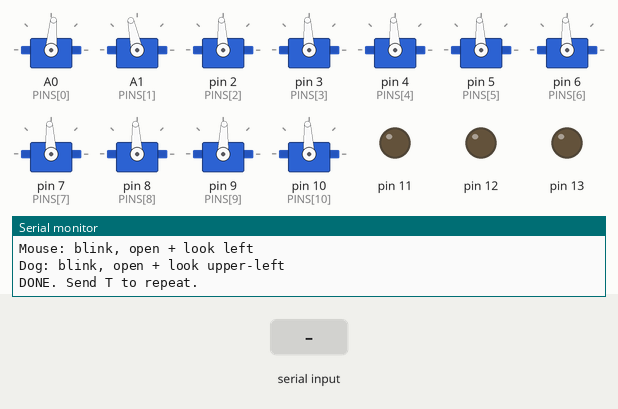
The sketch below on a simulated Arduino Uno, built with avr-gcc and run on an emulated ATmega328P. Parts: 11 × servo, output pins drawn as LEDs (lit = HIGH), the last lines printed to the serial monitor. The inputs (shaded band) are chosen by the test bench.

Above: at 12.5 s.
12.6 s: "T" received over Serial
At 14.4 s:
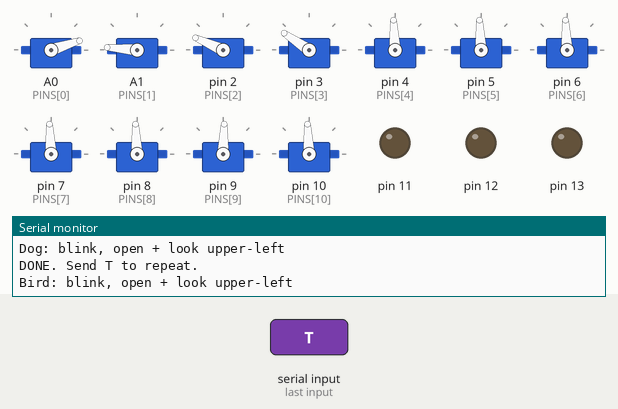
At 17.2 s:
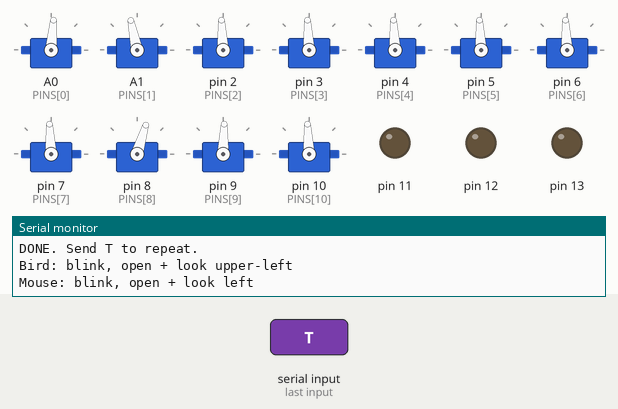
Timing chart, 0 to 21.6 s (numbered marks = the images above; inputs shaded):
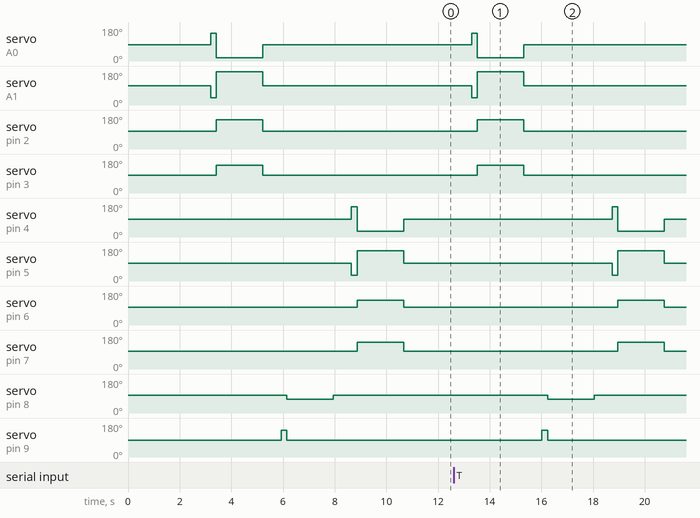

The sketch:

ThreePuppets_NaturalMotion_lookleftup.ino
```cpp
#include <Servo.h>

// 三角色联合自然动作：鸟 -> 老鼠 -> 狗。
// 眨眼，睁眼同时看记录中的最左、最上；老鼠只向左，不用抬头轴代替眼球上下。
// 不做插值或缓动。上电执行一轮，串口 115200，T/t 再执行一轮。
// 接线：鸟 A0/A1/D2/D3；狗 D4/D5/D6/D7；老鼠 D8/D9/D10。
// D0/D1 仅用于串口；直流电机控制端 D12/D13 保持 LOW。
const byte COUNT = 11;
const byte PINS[COUNT] = {A0, A1, 2, 3, 4, 5, 6, 7, 8, 9, 10};
Servo servo[COUNT];

// 数组下标：鸟左眼皮0、右眼皮1、上下2、左右3；
// 狗左眼皮4、右眼皮5、上下6、左右7；老鼠左右8、眼皮9、抬头10。
const int BIRD_REST_L = 1425;
const int BIRD_REST_R = 1600;
const int BIRD_OPEN_L = 725;
const int BIRD_OPEN_R = 2350;
const int BIRD_CLOSED_L = 2050;
const int BIRD_CLOSED_R = 950;
const int DOG_OPEN_L = 850;
const int DOG_OPEN_R = 2200;
const int DOG_CLOSED_L = 2200;
const int DOG_CLOSED_R = 850;
// 来源：老鼠_行程测量记录.txt（2026-10-20）。
// 2026-10-20 用户现场确认：所有视线左右均以木偶本人视角命名。
const int MOUSE_OPEN = 1450;
const int MOUSE_CLOSED = 2000;
const int MOUSE_LEFT = 1300; // 木偶自己的左 = 观众面对它时的右；另一侧1650。
// 以下左右均按木偶本人视角。鸟保持原动作；狗、老鼠按现场观察反转旧命名。
// 单轴端点不是组合无碰撞的保证，眼球上看时眼皮使用已记录的全开位置。
const int BIRD_LEFT = 2050; // 鸟：另一侧为 1050。
const int BIRD_UP = 2150; // 鸟：下方为 1105。
const int DOG_LEFT = 2000; // 木偶自己的左；右为900。
const int DOG_UP = 1900; // 狗：下方为 1100。
const unsigned long BLINK_MS = 220;
const unsigned long LOOK_MS = 1800; // 到位后停留，非缓动时间
const unsigned long BETWEEN_MS = 700;

void restBird() {
  servo[2].writeMicroseconds(1500);
  servo[3].writeMicroseconds(1500);
  servo[0].writeMicroseconds(BIRD_REST_L);
  servo[1].writeMicroseconds(BIRD_REST_R);
}

void restMouse() {
  servo[8].writeMicroseconds(1500);
  servo[9].writeMicroseconds(MOUSE_OPEN);
  servo[10].writeMicroseconds(1500);
}

void restDog() {
  servo[6].writeMicroseconds(1500);
  servo[7].writeMicroseconds(1500);
  servo[4].writeMicroseconds(1500);
  servo[5].writeMicroseconds(1500);
}

void runRound() {
  restBird();
  restMouse();
  restDog();
  delay(BETWEEN_MS);

  Serial.println("Bird: blink, open + look upper-left");
  servo[0].writeMicroseconds(BIRD_CLOSED_L);
  servo[1].writeMicroseconds(BIRD_CLOSED_R);
  delay(BLINK_MS);
  // 一组目标连续发送，中间不等待：睁眼与转动视线一起发起。
  servo[0].writeMicroseconds(BIRD_OPEN_L);
  servo[1].writeMicroseconds(BIRD_OPEN_R);
  servo[3].writeMicroseconds(BIRD_LEFT);
  servo[2].writeMicroseconds(BIRD_UP);
  delay(LOOK_MS);
  restBird();
  delay(BETWEEN_MS);

  Serial.println("Mouse: blink, open + look left");
  servo[9].writeMicroseconds(MOUSE_CLOSED);
  delay(BLINK_MS);
  servo[9].writeMicroseconds(MOUSE_OPEN);
  servo[8].writeMicroseconds(MOUSE_LEFT);
  delay(LOOK_MS);
  restMouse();
  delay(BETWEEN_MS);

  Serial.println("Dog: blink, open + look upper-left");
  servo[4].writeMicroseconds(DOG_CLOSED_L);
  servo[5].writeMicroseconds(DOG_CLOSED_R);
  delay(BLINK_MS);
  servo[4].writeMicroseconds(DOG_OPEN_L);
  servo[5].writeMicroseconds(DOG_OPEN_R);
  servo[7].writeMicroseconds(DOG_LEFT);
  servo[6].writeMicroseconds(DOG_UP);
  delay(LOOK_MS);
  restDog();
  delay(BETWEEN_MS);

  // 忽略动作期间收到的重复指令，避免排队连跑。
  while (Serial.available() > 0) Serial.read();
  Serial.println("DONE. Send T to repeat.");
}

void setup() {
  Serial.begin(115200);
  for (byte pin = 11; pin <= 13; pin++) {
    digitalWrite(pin, LOW);
    pinMode(pin, OUTPUT);
  }
  const int initial[COUNT] = {
    BIRD_REST_L, BIRD_REST_R, 1500, 1500,
    1500, 1500, 1500, 1500,
    1500, MOUSE_OPEN, 1500
  };
  for (byte i = 0; i < COUNT; i++) {
    servo[i].writeMicroseconds(initial[i]);
    servo[i].attach(PINS[i]);
  }
  delay(2500);
  runRound();
}

void loop() {
  if (Serial.available() > 0) {
    char key = Serial.read();
    if (key == 'T' || key == 't') runRound();
  }
}
```

Measured:
- after the input at 12.6 s, servo on A0 (PINS[0]): 85° → 146° after 0.70 s, → 18° 0.22 s later, → 85° 1.8 s later; servo on A1 (PINS[1]): 102° → 39° after 0.70 s, → 175° 0.22 s later, → 102° 1.8 s later
